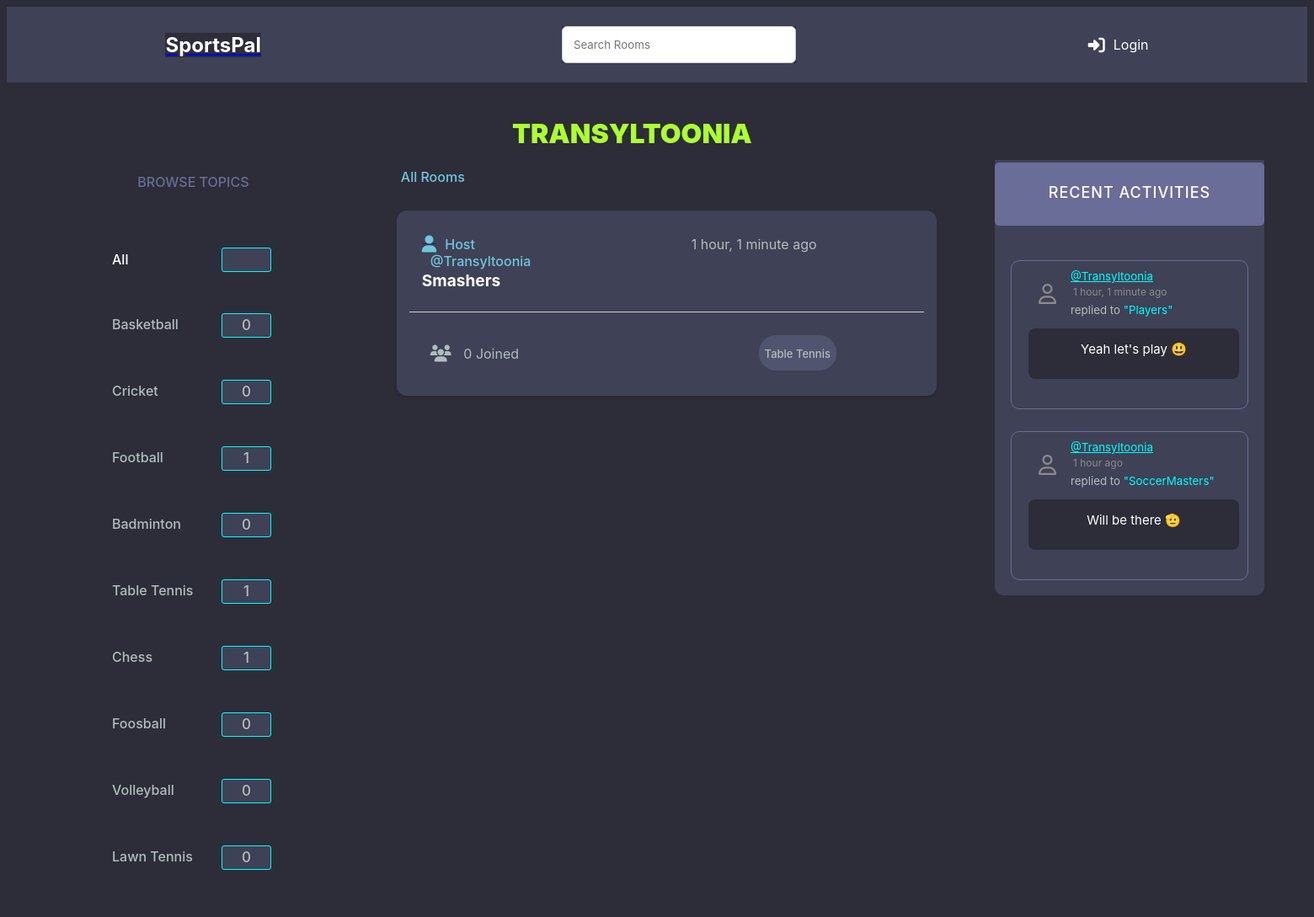
/profile/14/, run on the app's committed database.
### base/models.py (models this page shows, shortened)
class Topic(models.Model):
    name = models.CharField(max_length=200)

class Room(models.Model):
    host = models.ForeignKey(User, on_delete=models.SET_NULL, null=True)
    topic = models.ForeignKey(Topic, on_delete=models.SET_NULL, null=True)
    name = models.CharField(max_length=200)
    description = models.TextField(null = True, blank = True)
    participants = models.ManyToManyField(User, related_name='participants', blank=True)
    updated = models.DateTimeField(auto_now=True)
    created = models.DateTimeField(auto_now_add=True)
    class Meta:
        ordering = ('-updated','-created')
    def __str__(self):
        return self.name

class Message(models.Model):
    user = models.ForeignKey(User, on_delete=models.CASCADE)
    room = models.ForeignKey(Room, on_delete=models.CASCADE)
    body = models.TextField()
    updated = models.DateTimeField(auto_now=True)
    created = models.DateTimeField(auto_now_add=True)
    def __str__(self):
        return self.body[0:50]

### base/views.py (the view)
# urls.py: path("profile/<str:pk>/", views.userProfile, name="user-profile"),
def userProfile(request,pk):
    user = User.objects.get(id=pk)
    rooms = user.room_set.all()
    room_messages = user.message_set.all()
    topics = Topic.objects.all()
    context = {'user':user,'rooms':rooms,'room_messages':room_messages,'topics':topics}
    return render(request,'base/profile.html',context)

### base/templates/base/profile.html (shortened to what this page needs)
{% extends 'main.html' %}
{%block content%}
<h1  style="position: relative;top:20px; left: 600px;text-transform: uppercase;color:greenyellow;font-weight: 900;">{{user.username}} </h1>
<div class = "profile-container">
    <div>
        {% include 'base/topics_component.html' %}
    <div>
        {% include 'base/feed_component.html' %}
    </div>
    <div>
        {% include 'base/activity_component.html' %}
    </div>
{%endblock content%}

### base/templates/base/topics_component.html (shortened to what this page needs)
{% load static %}
{% block css %}
    <link rel="stylesheet" type="text/css" href="{% static 'styles/topics_component.css' %}">
{% endblock %}
<h3 class = "Topics" style = "color: #696d97; text-transform: uppercase;top:10px;">Browse Topics</h3>
<div class = "All">
    <p><a href="{% url 'home' %}"  style="color: white; text-decoration: none;"><div>All</div></a> <span id = "total">{{room_count}}</span></p>
</div>
<div class = "items_all">
    {% for topic in topics %}
        <div class = "List">
            <a href="{% url 'home' %}?q={{topic.name}}">{{topic.name}}
            <div id="count_div">
                <span id = "count">{{topic.room_set.all.count}}</span></a>
            </div>
        </div>
    {% endfor %}

### base/templates/base/feed_component.html (shortened to what this page needs)
{% load static %}
{% block css %}
    <link rel="stylesheet" type="text/css" href="{% static 'styles/feed_component.css' %}">
    <link href="{% static 'fontawesomefree/css/fontawesome.css' %}" rel="stylesheet" type="text/css">
    <link href="{% static 'fontawesomefree/css/brands.css' %}" rel="stylesheet" type="text/css">
    <link href="{% static 'fontawesomefree/css/solid.css' %}" rel="stylesheet" type="text/css">
{% endblock %}
<div style="position: relative;top:20px;z-index: 10;left:25px;color:#71c6dd;font-weight: 500;"> All Rooms</div>
<div class = "sports-rooms">
    {% for room in rooms %}
        <div class = "room_feat">
            <div id="host">
                <a href="{% url 'user-profile' room.host.id %}"style="background-color:#3f4156;z-index: 30;"><i class="fa-solid fa-user fa-lg" style="position: relative;right:10px;"></i>Host @{{room.host.username}}</a>
            </div>
            <div style = "background-color: #3f4156;" id = "timer">
                {{room.created|timesince}} ago
            </div>
                <div id="room_name">
                    <h5 style = "background-color: #3f4156;"><a href = "{% url 'room' room.id %}" style="background-color:#3f4156;">{{room.name}}</a></h5>
                </div>
                <hr style="position:relative;top :90px">
                <div style = "background-color: #3f4156;" id ="participants_num"><i class="fa-solid fa-users fa-lg"style="position:relative;right:10px;"></i>
                    {{room.participants.all.count}} Joined
                </div>
                <div id="topic_name">
                    <p style="background-color: #51546e;;">{{room.topic.name}}</p>
                </div>
        </div>
    {% endfor %}
</div>

### base/templates/base/activity_component.html (shortened to what this page needs)
{% load static %}
{% block css %}
    <link rel="stylesheet" type="text/css" href="{% static 'styles/activity_component.css' %}">
    <link href="{% static 'fontawesomefree/css/fontawesome.css' %}" rel="stylesheet" type="text/css">
    <link href="{% static 'fontawesomefree/css/brands.css' %}" rel="stylesheet" type="text/css">
    <link href="{% static 'fontawesomefree/css/solid.css' %}" rel="stylesheet" type="text/css">
{% endblock %}
<div class="block_layout">
    <div class="recent_activities">
        <h3> recent activities</h3>
    </div>
    {% for message in room_messages %}
    <div class = "box">
        <small >
            <div id="username">
                <a href = "{'% url 'user-profile' message.user.id %}" style="background-color: #3f4156;color: cyan; width:200px">@{{message.user}}</a>
            </div>
            <div id="time" style="color: #8b8b8b; font-size: 12px; margin:3px; width:200px;">
                {{message.created|timesince}} ago
            </div>
        </small>
        <div id="sender">
            <small style="background-color: #3f4156; color:#b2bdbd; width: 200px;">replied to <tag style="background-color: #3f4156; color:cyan">"{{message.room}}"</tag></small>
        </div>
        <div id="message" style="position: relative;top:8px;">
            <p>{{message}}</p>
        </div>
    </div>
    {% endfor %}
</div>

### static/styles/main.css (style rules this page uses)
* { background-color: #2d2d39;; }

### static/styles/topics_component.css (style rules this page uses)
* { font-family: "DM Sans", -apple-system, BlinkMacSystemFont, "Segoe UI", Roboto, Oxygen, Ubuntu, Cantarell, "Open Sans", "Helvetica Neue", sans-serif; }
.Topics { position: relative; top : 50px; text-align: center; font-weight: 500; font-family: "DM Sans", -apple-system, BlinkMacSystemFont, "Segoe UI", Roboto, Oxygen, Ubuntu, Cantarell, "Open Sans", "Helvetica Neue", sans-serif; box-sizing: border-box; text-rendering: optimizeLegibility; font-size: inherit; }
.List, .All { display: flex; flex-direction: column; align-items: left; padding-left: 120px; }
.List a , .All { align-items: left; margin: 5px; font-weight: 500; color : #b2bdbd; text-decoration: none; width: 100px; }
#count,#total { display: inline-block; height: 20px; width: 50px; background-color: #3f4156; margin: 10px; border-radius: 3px; align-items: center; padding: 3.5px; text-align: center; border: 0.8px solid cyan; font-size: 17px; }
#count_div { position: relative; left: 120px; bottom: 38px; width: 100px; }
.All div { position: relative; top : 34px; }
#total { position: relative; left : 120px; }
div .List { width: 100px; }

### static/styles/feed_component.css (style rules this page uses)
.room_feat { display: flex; flex-direction: column; background-color: #fff; border-radius: 20px solid black; padding: 15px; box-shadow: 0 2px 4px rgba(0, 0, 0, 0.1); margin: 20px; border-radius: 12px; height: 190px; }
#host a { background-color: #3f4156; color: #fff; padding: 5px 10px; border-radius: 5px; text-align: center; text-decoration: none; margin-bottom: 5px; z-index: 20; }
#room_name a { color: white; text-decoration: none; transition: color 0.3s; }
hr { border: none; border-top: 1px solid #ccc; margin: 15px 0; }
.sports-rooms { border-radius: 50px; }
.room_feat { position: relative; top: 50px; background-color: #3f4156; }
#host,#edit,#delete,#room_name,#topic_name { background-color: #3f4156; }
#host a { font-family: "DM Sans", -apple-system, BlinkMacSystemFont, "Segoe UI", Roboto, Oxygen, Ubuntu, Cantarell, "Open Sans", "Helvetica Neue", sans-serif; margin: 0; padding: 0; box-sizing: border-box; text-rendering: optimizeLegibility; color:#71c6dd; font-size: inherit; font-weight: 500; }
#host { position: absolute; top : 30px; left:40px; z-index: 9; width : 150px; }
#timer { margin: 10px; position: absolute; top : 20px; left: 340px; width: 190px; color: #b2bdbd; }
#room_name { position: absolute; top : 40px; left : 30px; width : 190px; height: 80px; bottom: 28px; font-family: "DM Sans", -apple-system, BlinkMacSystemFont, "Segoe UI", Roboto, Oxygen, Ubuntu, Cantarell, "Open Sans", "Helvetica Neue", sans-serif; font-size: 23px; font-weight: 500; color: #e5e5e5; }
#topic_name { display: inline-block; position: absolute; bottom: 30px; left: 430px; width: 90px; font-size: medium; text-align: center; margin-top: 0px; background-color: #51546e; border-radius: 20px; font-size: 13px; border: 1px solid #51546e; color: #b2bdbd; height:40px; font-weight: 500; }
#participants_num { position: absolute; top : 160px; left: 50px; width : 120px; color: #b2bdbd; }
div .sports-rooms { position: relative; bottom: 20px; }

### static/styles/activity_component.css (style rules this page uses)
.recent_activities h3 { background-color: #696d97; text-transform: uppercase; font-weight: 500; padding: 1rem 1.5rem; color: white; letter-spacing: 1px; font-size: 18px; height: 25px; width: 270px; border-radius: 5px; text-align: center; padding : 25px; position: relative; bottom: 15px; }
.block_layout { margin: 50px; left : 40px; background-color: #3f4156; display: flex; flex-direction: column; align-items: center; position: relative; bottom: 40px; left: -1px; border-radius: 10px; }
.block_layout div { background-color: #3f4156; }
div .box { display: inline-block; background-color: #3f4156; height: 50 px; }
.box { border: 1px solid #696d97; width: 280px; margin: 8px; margin-bottom: 18px; display: inline-block; height: 175px; border-radius: 10px; }
#username,#time,#sender { position: relative; left: 70px; top: 10px; width: 200px ; }
#message p { color:white; position: relative; top: 10px; font-size: 15px; padding: 5px; word-wrap :break-word ; text-align: center; }
#message { width: 250px; height : 60px; background-color: #2d2d39; position: relative; top:10px; left: 20px; border-radius: 8px; }

### base/templates/base/profile.html (style rules this page uses)
.profile-container { display: grid; grid-template-columns: 1.3fr 2fr 1fr; }

### data on the page
Topic: name "Basketball", room_set.all.count "0"
Topic: name "Cricket", room_set.all.count "0"
Topic: name "Football", room_set.all.count "1"
Topic: name "Badminton", room_set.all.count "0"
Topic: name "Table Tennis", room_set.all.count "1"
Topic: name "Chess", room_set.all.count "1"
Topic: name "Foosball", room_set.all.count "0"
Topic: name "Volleyball", room_set.all.count "0"
Topic: name "Lawn Tennis", room_set.all.count "0"
Room: host.username "Transyltoonia", created "1 hour, 1 minute", name "Smashers", participants.all.count "0", topic.name "Table Tennis"
Message: user "Transyltoonia", created "1 hour, 1 minute", room "Players", body "Yeah let's play 😃"
Message: user "Transyltoonia", created "1 hour", room "SoccerMasters", body "Will be there 🫡"

### other printed values
{{ user.username }} "TRANSYLTOONIA"
